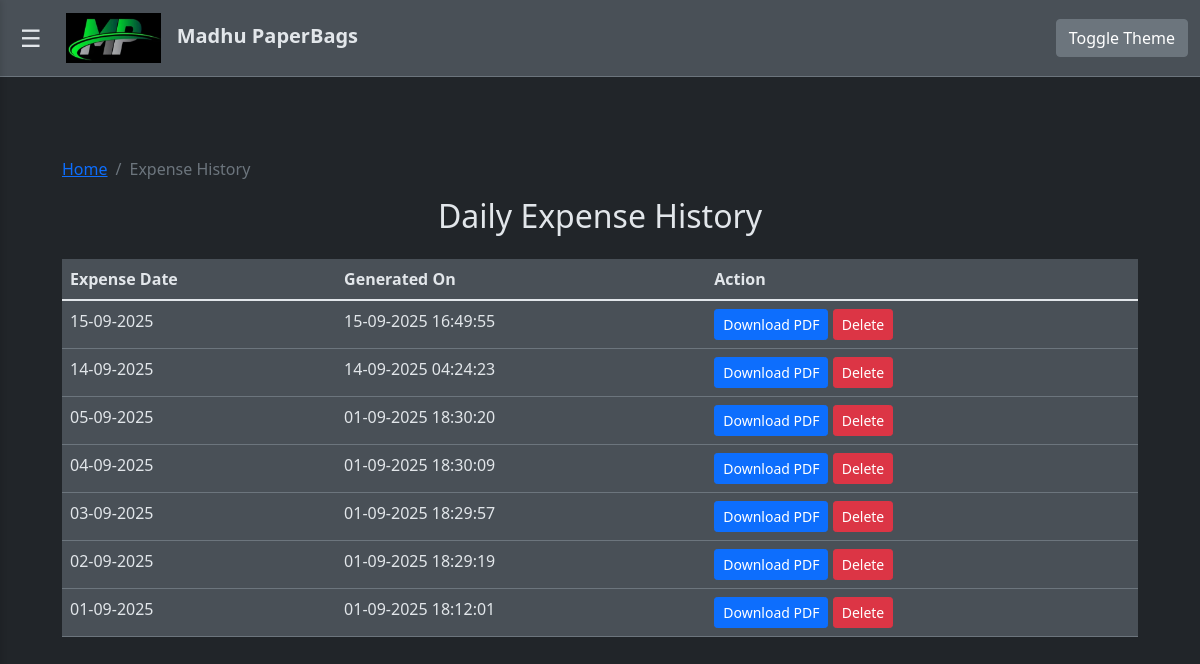
Page /expense_history.php (signed in) on the committed database.
### tables this page shows
CREATE TABLE `daily_expenses` (
  `id` int(11) NOT NULL,
  `expense_date` date NOT NULL,
  `purchase_order` varchar(255) DEFAULT NULL,
  `salary` decimal(10,2) DEFAULT NULL,
  `printing_services` decimal(10,2) DEFAULT NULL,
  `petrol_expense` decimal(10,2) DEFAULT NULL,
  `other_expense` text DEFAULT NULL,
  `pdf_path` varchar(255) NOT NULL,
  `created_at` timestamp NOT NULL DEFAULT current_timestamp()
);

### expense_history.php (the view, shortened to what this page needs)
<?php
require_once "config/database.php";
$expenses = [];
$sql = "SELECT id, expense_date, pdf_path, created_at FROM daily_expenses ORDER BY expense_date DESC";
$result = mysqli_query($conn, $sql);
if ($result) {
    while ($row = mysqli_fetch_assoc($result)) {
        $expenses[] = $row;
    }
}
?>
<!DOCTYPE html>
<html lang="en">
<head>
    <link href="https://cdn.jsdelivr.net/npm/bootstrap@5.1.3/dist/css/bootstrap.min.css" rel="stylesheet">
    <link href="includes/sidebar.css" rel="stylesheet">
</head>
<body class="dark-theme">
    <?php include 'includes/sidebar.php'; ?>
    <div class="main-content">
        <div class="container mt-5">
            <nav aria-label="breadcrumb">
                <ol class="breadcrumb">
                    <li class="breadcrumb-item"><a href="index.php">Home</a></li>
                    <li class="breadcrumb-item active" aria-current="page">Expense History</li>
                </ol>
            </nav>
            <h2 class="text-center mb-4 main-text">Daily Expense History</h2>
            <?php if (empty($expenses)): ?>
                <p class="text-center">No expense reports generated yet.</p>
            <?php else: ?>
                <div class="table-responsive">
                    <table class="table table-hover">
                        <thead>
                            <tr>
                                <th>Expense Date</th>
                                <th>Generated On</th>
                                <th>Action</th>
                            </tr>
                        </thead>
                        <tbody>
                            <?php foreach ($expenses as $expense): ?>
                                <tr>
                                    <td><?php echo htmlspecialchars((new DateTime($expense['expense_date']))->format('d-m-Y')); ?></td>
                                    <td><?php echo htmlspecialchars((new DateTime($expense['created_at']))->format('d-m-Y H:i:s')); ?></td>
                                    <td>
                                        <a href="<?php echo htmlspecialchars($expense['pdf_path']); ?>" class="btn btn-primary btn-sm" download>Download PDF</a>
                                        <form action="delete_expense.php" method="post" style="display:inline;">
                                            <button type="submit" class="btn btn-danger btn-sm" onclick="return confirm('Are you sure you want to delete this expense report?');">Delete</button>
                                        </form>
                                    </td>
                                </tr>
                            <?php endforeach; ?>
                        </tbody>
                    </table>
                </div>
            <?php endif; ?>
        </div>
    </div>
</body>
</html>

### includes/sidebar.php (shortened to what this page needs)
<nav class="navbar navbar-expand-lg navbar-dark">
    <div class="container-fluid">
        <button class="sidebar-toggle" id="sidebarToggle">
            ☰
        </button>
        <a class="navbar-brand main-text" href="#">
            <img src="Sun.jpeg" alt="Company Logo" style="height: 50px; margin-right: 10px; vertical-align: middle;">
            Madhu PaperBags
        </a>
        <div class="ms-auto">
            <button id="themeToggle" class="btn btn-secondary">Toggle Theme</button>
        </div>
    </div>
</nav>

### includes/sidebar.css (style rules this page uses)
.sidebar-toggle { background: none; border: none; color: var(--text-color); font-size: 1.5rem; cursor: pointer; padding: 0.5rem; margin-right: 1rem; }
.main-content { transition: margin-left 0.3s ease; }
.navbar { background-color: var(--form-bg); border-bottom: 1px solid var(--form-border); }
.navbar-brand, .nav-link { font-family: 'Segoe UI', Roboto, "Helvetica Neue", Arial, sans-serif; font-weight: bold; color: var(--text-color) !important; transition: color 0.3s ease; }

### expense_history.php (style rules this page uses)
:root { --background-color: #f8f9fa; --text-color: #212529; --accent-color: #007bff; --form-bg: #ffffff; --form-border: #dee2e6; --table-bg: #ffffff; --table-border: #dee2e6; }
body.dark-theme { --background-color: #212529; --text-color: #e2e6ea; --accent-color: #66b3ff; --form-bg: #495057; --form-border: #6c757d; --table-bg: #495057; --table-border: #6c757d; }
body { background: var(--background-color); color: var(--text-color); transition: background 0.3s ease, color 0.3s ease; }
.container { padding: 2rem; }
.table { color: var(--text-color); }
.table th, .table td { background: var(--table-bg); border-color: var(--table-border); transition: background 0.3s ease, border-color 0.3s ease; }

### rows in the picture
daily_expenses: expense_date "15-09-2025", created_at "15-09-2025 16:49:55"
daily_expenses: expense_date "14-09-2025", created_at "14-09-2025 04:24:23"
daily_expenses: expense_date "05-09-2025", created_at "01-09-2025 18:30:20"
daily_expenses: expense_date "04-09-2025", created_at "01-09-2025 18:30:09"
daily_expenses: expense_date "03-09-2025", created_at "01-09-2025 18:29:57"
daily_expenses: expense_date "02-09-2025", created_at "01-09-2025 18:29:19"
daily_expenses: expense_date "01-09-2025", created_at "01-09-2025 18:12:01"
